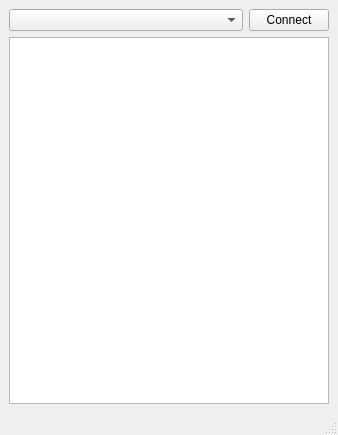
<?xml version="1.0" encoding="UTF-8"?>
<ui version="4.0">
 <class>MainWindow</class>
 <widget class="QMainWindow" name="MainWindow">
  <property name="geometry">
   <rect>
    <x>0</x>
    <y>0</y>
    <width>338</width>
    <height>435</height>
   </rect>
  </property>
  <property name="windowTitle">
   <string>COM-port Reader</string>
  </property>
  <widget class="QWidget" name="centralwidget">
   <layout class="QVBoxLayout" name="verticalLayout">
    <item>
     <layout class="QHBoxLayout" name="horizontalLayout">
      <item>
       <widget class="QComboBox" name="m_portsComboBox">
        <property name="sizePolicy">
         <sizepolicy hsizetype="Expanding" vsizetype="Fixed">
          <horstretch>0</horstretch>
          <verstretch>0</verstretch>
         </sizepolicy>
        </property>
        <property name="minimumSize">
         <size>
          <width>200</width>
          <height>0</height>
         </size>
        </property>
       </widget>
      </item>
      <item>
       <widget class="QPushButton" name="m_connectButton">
        <property name="maximumSize">
         <size>
          <width>100</width>
          <height>16777215</height>
         </size>
        </property>
        <property name="text">
         <string>Connect</string>
        </property>
       </widget>
      </item>
     </layout>
    </item>
    <item>
     <widget class="QPlainTextEdit" name="m_logTextEdit">
      <property name="readOnly">
       <bool>true</bool>
      </property>
     </widget>
    </item>
   </layout>
  </widget>
  <widget class="QMenuBar" name="menubar">
   <property name="geometry">
    <rect>
     <x>0</x>
     <y>0</y>
     <width>338</width>
     <height>22</height>
    </rect>
   </property>
  </widget>
  <widget class="QStatusBar" name="statusbar"/>
 </widget>
 <resources/>
 <connections/>
</ui>
